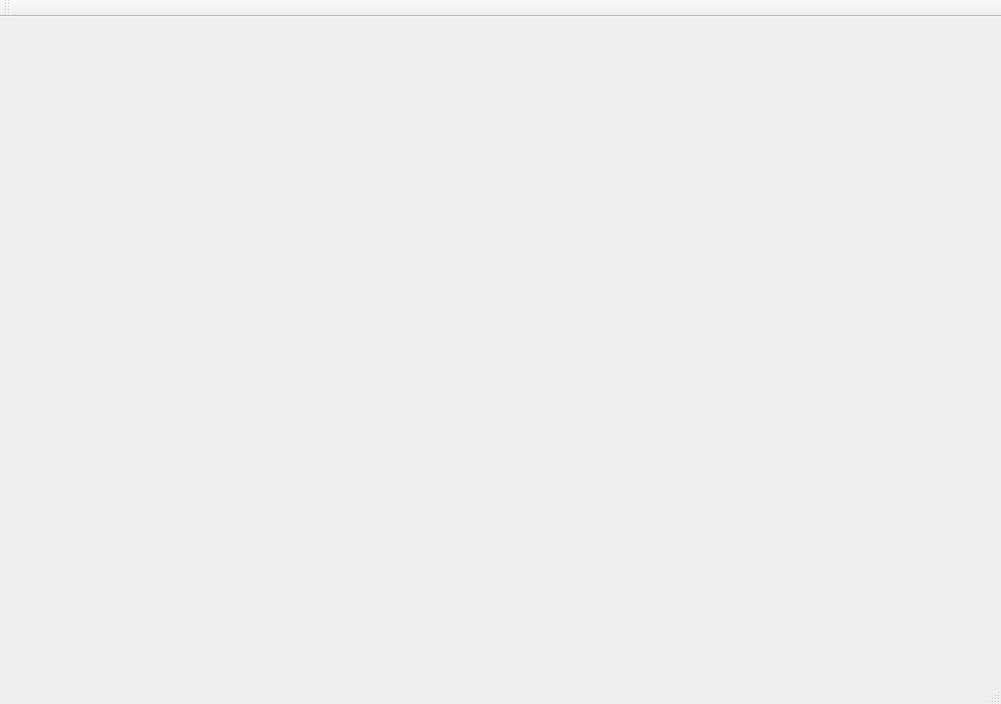
<?xml version="1.0" encoding="UTF-8"?>
<ui version="4.0">
 <class>ManagerDB</class>
 <widget class="QMainWindow" name="ManagerDB">
  <property name="geometry">
   <rect>
    <x>0</x>
    <y>0</y>
    <width>1001</width>
    <height>704</height>
   </rect>
  </property>
  <property name="windowTitle">
   <string>ManagerDB</string>
  </property>
  <widget class="QWidget" name="centralWidget">
   <layout class="QVBoxLayout" name="verticalLayout"/>
  </widget>
  <widget class="QMenuBar" name="menuBar">
   <property name="geometry">
    <rect>
     <x>0</x>
     <y>0</y>
     <width>1001</width>
     <height>30</height>
    </rect>
   </property>
  </widget>
  <widget class="QToolBar" name="mainToolBar">
   <attribute name="toolBarArea">
    <enum>TopToolBarArea</enum>
   </attribute>
   <attribute name="toolBarBreak">
    <bool>false</bool>
   </attribute>
  </widget>
  <widget class="QStatusBar" name="statusBar"/>
 </widget>
 <layoutdefault spacing="6" margin="11"/>
 <resources/>
 <connections/>
</ui>
